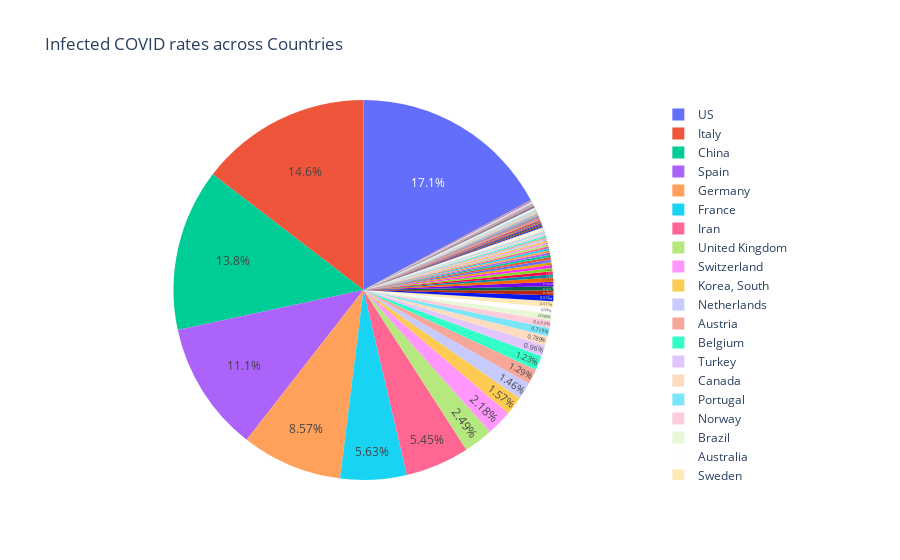

Write notebook code for a chart like this one.
### Code cell
import matplotlib.pyplot as plt
import plotly.express as px
fig = px.pie(df2, values='Confirmed', names='Country_Region',
             title='Infected COVID rates across Countries',
              hover_data=['Province_State'], labels={'Province_State':'Province_State'})
fig.update_traces(textposition='inside')
#plotly.offline.plot(fig, filename='piechart', include_plotlyjs=False, output_type='div')

### Figure 1 — Plotly figure (JSON) as saved in the notebook; plotly's stock layout.template omitted (floating-point values rounded to 4 significant figures; data arrays with more than 128 entries replaced by an {"elided": "..."} marker saying what was removed)
{"data": [{"customdata": {"elided": "3429x1 str values"}, "domain": {"x": [0, 1], "y": [0, 1]}, "hoverlabel": {"namelength": 0}, "hovertemplate": "Province_State=%{customdata[0]}<br>Country_Region=%{label}<br>Confirmed=%{value}", "labels": {"elided": "3429 str values"}, "legendgroup": "", "name": "", "showlegend": true, "textposition": "inside", "type": "pie", "values": {"elided": "3429 int values"}}], "layout": {"legend": {"tracegroupgap": 0}, "title": {"text": "Infected COVID rates across Countries"}}}
